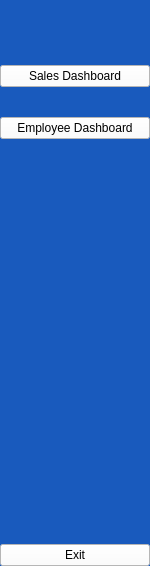
    <widget class="QWidget" name="wdgtLongSideBar" native="true">
     <property name="maximumSize">
      <size>
       <width>150</width>
       <height>16777215</height>
      </size>
     </property>
     <property name="styleSheet">
      <string notr="true">background-color: rgb(25, 90, 189);</string>
     </property>
     <layout class="QVBoxLayout" name="verticalLayout_3">
      <property name="spacing">
       <number>0</number>
      </property>
      <property name="leftMargin">
       <number>0</number>
      </property>
      <property name="topMargin">
       <number>0</number>
      </property>
      <property name="rightMargin">
       <number>0</number>
      </property>
      <property name="bottomMargin">
       <number>0</number>
      </property>
      <item>
       <layout class="QHBoxLayout" name="horizontalLayout_2">
        <item>
         <spacer name="horizontalSpacer_3">
          <property name="orientation">
           <enum>Qt::Horizontal</enum>
          </property>
          <property name="sizeHint" stdset="0">
           <size>
            <width>13</width>
            <height>20</height>
           </size>
          </property>
         </spacer>
        </item>
        <item>
         <widget class="QLabel" name="label">
          <property name="minimumSize">
           <size>
            <width>140</width>
            <height>40</height>
           </size>
          </property>
          <property name="maximumSize">
           <size>
            <width>160</width>
            <height>40</height>
           </size>
          </property>
          <property name="text">
           <string/>
          </property>
          <property name="pixmap">
           <pixmap resource="resources.qrc">:/icons/icons/logo_title_alt-12.png</pixmap>
          </property>
          <property name="scaledContents">
           <bool>true</bool>
          </property>
         </widget>
        </item>
        <item>
         <spacer name="horizontalSpacer_4">
          <property name="orientation">
           <enum>Qt::Horizontal</enum>
          </property>
          <property name="sizeHint" stdset="0">
           <size>
            <width>40</width>
            <height>20</height>
           </size>
          </property>
         </spacer>
        </item>
       </layout>
      </item>
      <item>
       <layout class="QVBoxLayout" name="verticalLayout">
        <property name="spacing">
         <number>30</number>
        </property>
        <property name="topMargin">
         <number>25</number>
        </property>
        <item>
         <widget class="QPushButton" name="btnEdEmplLarge">
          <property name="styleSheet">
           <string notr="true">background-color: rgb(255, 255, 255);</string>
          </property>
          <property name="text">
           <string>Sales Dashboard</string>
          </property>
          <property name="checkable">
           <bool>true</bool>
          </property>
          <property name="autoExclusive">
           <bool>true</bool>
          </property>
         </widget>
        </item>
        <item>
         <widget class="QPushButton" name="btnEmplDashLarge">
          <property name="styleSheet">
           <string notr="true">background-color: rgb(255, 255, 255);</string>
          </property>
          <property name="text">
           <string>Employee Dashboard</string>
          </property>
          <property name="checkable">
           <bool>true</bool>
          </property>
          <property name="autoExclusive">
           <bool>true</bool>
          </property>
         </widget>
        </item>
       </layout>
      </item>
      <item>
       <spacer name="verticalSpacer_2">
        <property name="orientation">
         <enum>Qt::Vertical</enum>
        </property>
        <property name="sizeHint" stdset="0">
         <size>
          <width>20</width>
          <height>405</height>
         </size>
        </property>
       </spacer>
      </item>
      <item>
       <widget class="QPushButton" name="btnExitLarge">
        <property name="styleSheet">
         <string notr="true">background-color: rgb(255, 255, 255);</string>
        </property>
        <property name="text">
         <string>Exit</string>
        </property>
       </widget>
      </item>
     </layout>
    </widget>
